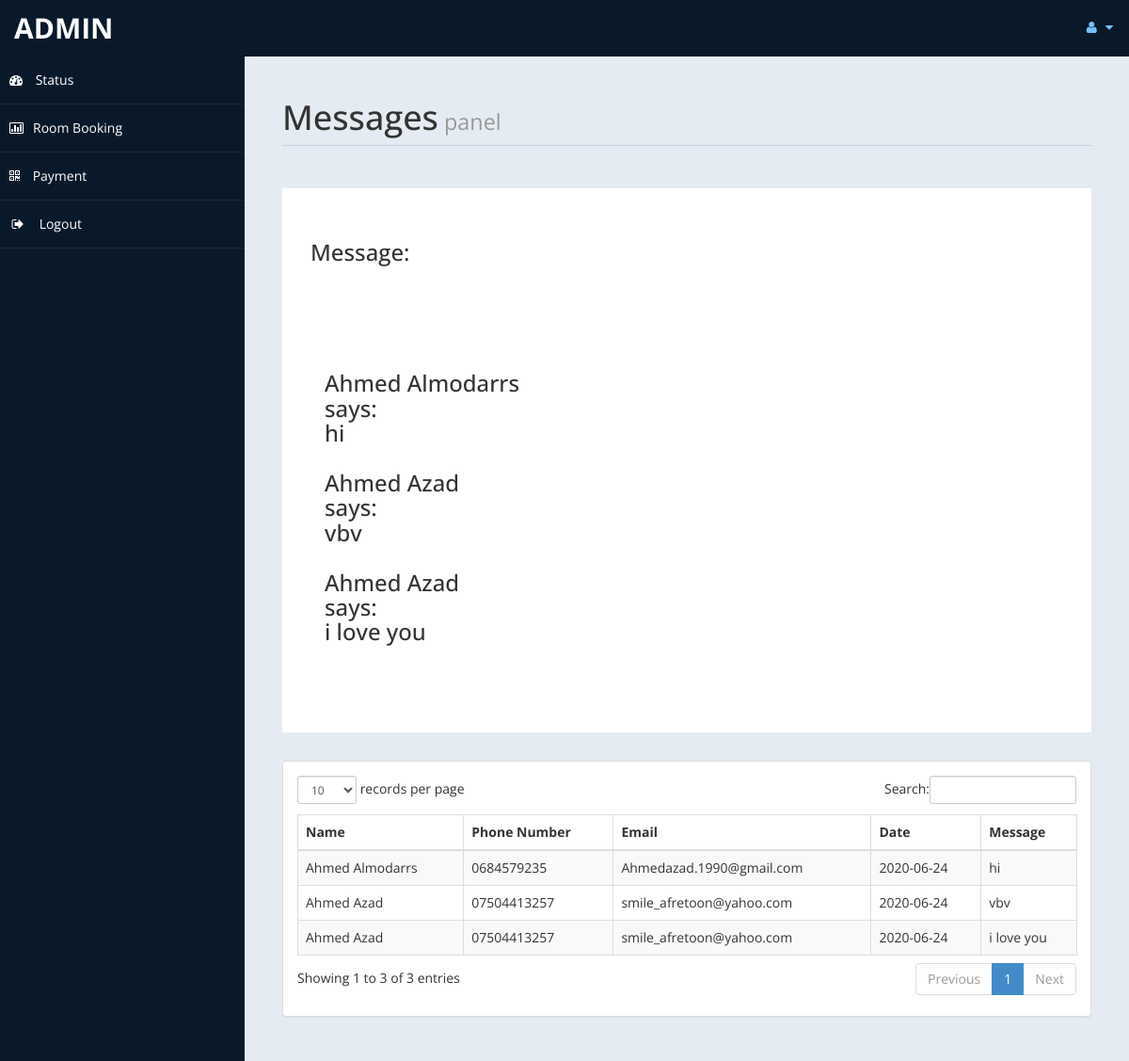
Screenshot of /admin/messages.php (signed in) with the database file from the repository.
### tables this page shows
CREATE TABLE `contacts` (
  `id` int(11) NOT NULL,
  `name` varchar(150) NOT NULL,
  `phone` varchar(150) NOT NULL,
  `email` varchar(200) NOT NULL,
  `message` text NOT NULL,
  `cdate` date NOT NULL
);

### admin/messages.php (the view, shortened to what this page needs)
<!DOCTYPE html>
<html xmlns="http://www.w3.org/1999/xhtml">
<head>
    <link href="public/bootstrap.css" rel="stylesheet" />
    <link href="public/font-awesome.css" rel="stylesheet" />
    <link href="public/custom-styles.css" rel="stylesheet" />
    <link href="assets/js/dataTables/dataTables.bootstrap.css" rel="stylesheet" />
</head>
<body>
    <div id="wrapper">
        <nav class="navbar navbar-default top-navbar" role="navigation">
            <div class="navbar-header">
                <a class="navbar-brand" href="home.php"><?php echo $_SESSION["username"]; ?> </a>
            </div>
            <ul class="nav navbar-top-links navbar-right">
                <li class="dropdown">
                    <a class="dropdown-toggle" data-toggle="dropdown" href="#" aria-expanded="false">
                        <i class="fa fa-user fa-fw"></i> <i class="fa fa-caret-down"></i>
                    </a>
                </li>
            </ul>
        </nav>
        <nav class="navbar-default navbar-side" role="navigation">
            <div class="sidebar-collapse">
                <ul class="nav" id="main-menu">
                    <li>
                        <a href="home.php"><i class="fa fa-dashboard"></i> Status</a>
                    </li>
					<li>
                        <a href="roombook.php"><i class="fa fa-bar-chart-o"></i>Room Booking</a>
                    </li>
                    <li>
                        <a href="Payment.php"><i class="fa fa-qrcode"></i> Payment</a>
                    </li>
                    <li>
                        <a href="logout.php" ><i class="fa fa-sign-out fa-fw"></i> Logout</a>
                    </li>
            </div>
        </nav>
        <div id="page-wrapper" >
            <div id="page-inner">
			 <div class="row">
                    <div class="col-md-12">
                        <h1 class="page-header">
                           Messages<small> panel</small>
                        </h1>
                    </div>
                </div>
                 <?php
                include('db.php');
				$mail = "SELECT * FROM `contacts`";
                $rew = $pdo->query($mail);
                ?>
				 <div class="row">
                <div class="col-md-12">
                    <div class="jumbotron">
                        <h3>Message:</h3>
                        <p></p>
                        <p>
						<div class="panel-body">
                           <h3><?php while($rows = $rew->fetch(PDO::FETCH_ASSOC)){
                               $rows=array($rows['name']," says:  ",$rows['message']);
                               echo "<br>";
                               echo implode('<br>',$rows);
                               echo "<br>";
                           }?></h3>
                            </div>
                        </div>
                    </div>
                </div>
            </div>
               <?php
				$sql = "SELECT * FROM `contacts`";
				$re = $pdo->query($sql);
			   ?>
            <div class="row">
                <div class="col-md-12">
                    <div class="panel panel-default">
                        <div class="panel-body">
                            <div class="table-responsive">
                                <table class="table table-striped table-bordered table-hover" id="dataTables-example">
                                    <thead>
                                        <tr>
                                            <th>Name</th>
											<th>Phone Number</th>
                                            <th>Email</th>
                                            <th>Date</th>
                                            <th>Message</th>
                                        </tr>
                                    </thead>
                                    <tbody>
									<?php
										while($row = $re->fetch(PDO::FETCH_BOTH))
										{
											$id = $row['id'];
											if($id % 2 ==1 )
											{
												echo"<tr class='gradeC'>
													<td>".$row['name']."</td>
													<td>".$row['phone']."</td>
													<td>".$row['email']."</td>
													<td>".$row['cdate']."</td>
                                                    <td>".$row['message']."</td>
												</tr>";
                                            }
                                            else{
                                                echo"<tr class='gradeC'>
                                                <td>".$row['name']."</td>
                                                <td>".$row['phone']."</td>
                                                <td>".$row['email']."</td>
                                                <td>".$row['cdate']."</td>
                                                <td>".$row['message']."</td>
                                                </tr>";
                                            }
										}
									?>
                                    </tbody>
                                </table>
                            </div>
                        </div>
                    </div>
                </div>
            </div>
                </div>
            </div>
</body>
</html>

### admin/public/custom-styles.css (style rules this page uses)
body { font-family: 'Open Sans', sans-serif; }
#wrapper { width: 100%; background:#09192A; }
#page-wrapper { padding: 15px 15px; min-height: 600px; background:#E5EBF2; }
#page-inner { width:100%; margin:10px 20px 10px 0px; background-color:transparent; padding:10px; min-height:1200px; }
h1, .h1, h2, .h2, h3, .h3 { margin-top: 7px; margin-bottom: -5px; }
p { font-size:16px; line-height:25px; padding-top:20px; }
.page-header { padding-bottom: 9px; margin: 10px 0 45px; border-bottom: 1px solid #C7D1DD; }
.jumbotron, .well { background:#fff; }
.top-navbar { margin:0px; }
.top-navbar .navbar-brand { color: #fff; width: 260px; text-align: left; height: 60px; font-size: 30px; font-weight: 700; text-transform: uppercase; line-height: 30px; }
.top-navbar .nav > li { position: relative; display: inline-block; }
.top-navbar .nav > li > a { position: relative; display: block; padding: 19px 15px; color: #77C0FD; }
.sidebar-collapse , .sidebar-collapse .nav { background:none; }
.sidebar-collapse .nav { padding:0; }
.sidebar-collapse .nav > li > a { color:#fff; background:transparent; text-shadow:none; }
.sidebar-collapse > .nav > li > a { padding:15px 10px; }
.sidebar-collapse > .nav > li { border-bottom: 1px solid rgba(107, 108, 109, 0.19); }
.navbar-side { border:none; background-color: transparent; }
.top-navbar { background:#09192A; border-bottom:none; }
.top-navbar .nav > li > a > i { margin-right: 2px; }
.navbar-default { border:0px solid black; }
.navbar-header { background: #09192A; }
.nav > li > a > i { margin-right:10px; }
@media (min-width:768px) { #page-wrapper { margin: 0 0 0 260px; padding: 15px 30px; min-height: 1200px; } }
@media (min-width:768px) { .navbar-side { z-index: 1; position: absolute; width: 260px; } }
@media (min-width:768px) { .navbar { border-radius: 0px; } }

### rows the page displays
contacts: implode('<br>',$rows) "Ahmed Almodarrs says: hi", name "Ahmed Almodarrs", phone "0684579235", email "Ahmedazad.1990@gmail.com", cdate "2020-06-24", message "hi"
contacts: implode('<br>',$rows) "Ahmed Azad says: vbv", name "Ahmed Azad", phone "07504413257", email "smile_afretoon@yahoo.com", cdate "2020-06-24", message "vbv"
contacts: implode('<br>',$rows) "Ahmed Azad says: i love you", name "Ahmed Azad", phone "07504413257", email "smile_afretoon@yahoo.com", cdate "2020-06-24", message "i love you"

### other values shown
$_SESSION["username"] "ADMIN"
